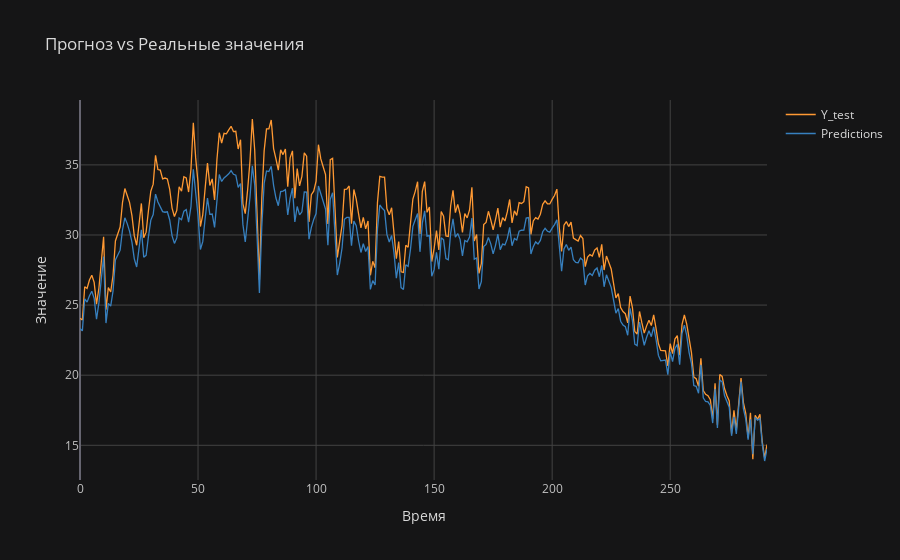

Notebook cell for this chart:
### Code cell
predictions = model.predict(x_test)
y_test_inv = scaler.inverse_transform(y_test.reshape(-1, 1))
predictions_inv = scaler.inverse_transform(predictions)
df_test = pd.DataFrame({
    'Y_test': y_test_inv.ravel(),
    'Predictions': predictions_inv.ravel()
})
# Отобразить на графике
df_test.iplot(title="Прогноз vs Реальные значения", xTitle="Время", yTitle="Значение", theme="solar")

### Figure 1 — Plotly figure (JSON) as saved in the notebook; plotly's stock layout.template omitted (floating-point values rounded to 4 significant figures; data arrays with more than 128 entries replaced by an {"elided": "..."} marker saying what was removed)
{"data": [{"line": {"color": "rgba(255, 153, 51, 1.0)", "dash": "solid", "shape": "linear", "width": 1.3}, "mode": "lines", "name": "Y_test", "text": "", "type": "scatter", "x": {"elided": "292 int values"}, "y": {"elided": "292 float values"}}, {"line": {"color": "rgba(55, 128, 191, 1.0)", "dash": "solid", "shape": "linear", "width": 1.3}, "mode": "lines", "name": "Predictions", "text": "", "type": "scatter", "x": {"elided": "292 int values"}, "y": {"elided": "292 float values"}}], "layout": {"legend": {"bgcolor": "#151516", "font": {"color": "#D9D9D9"}}, "paper_bgcolor": "#151516", "plot_bgcolor": "#151516", "title": {"font": {"color": "#D9D9D9"}, "text": "Прогноз vs Реальные значения"}, "xaxis": {"gridcolor": "#434343", "showgrid": true, "tickfont": {"color": "#C2C2C2"}, "title": {"font": {"color": "#D9D9D9"}, "text": "Время"}, "zerolinecolor": "#666570"}, "yaxis": {"gridcolor": "#434343", "showgrid": true, "tickfont": {"color": "#C2C2C2"}, "title": {"font": {"color": "#D9D9D9"}, "text": "Значение"}, "zerolinecolor": "#666570"}}}
